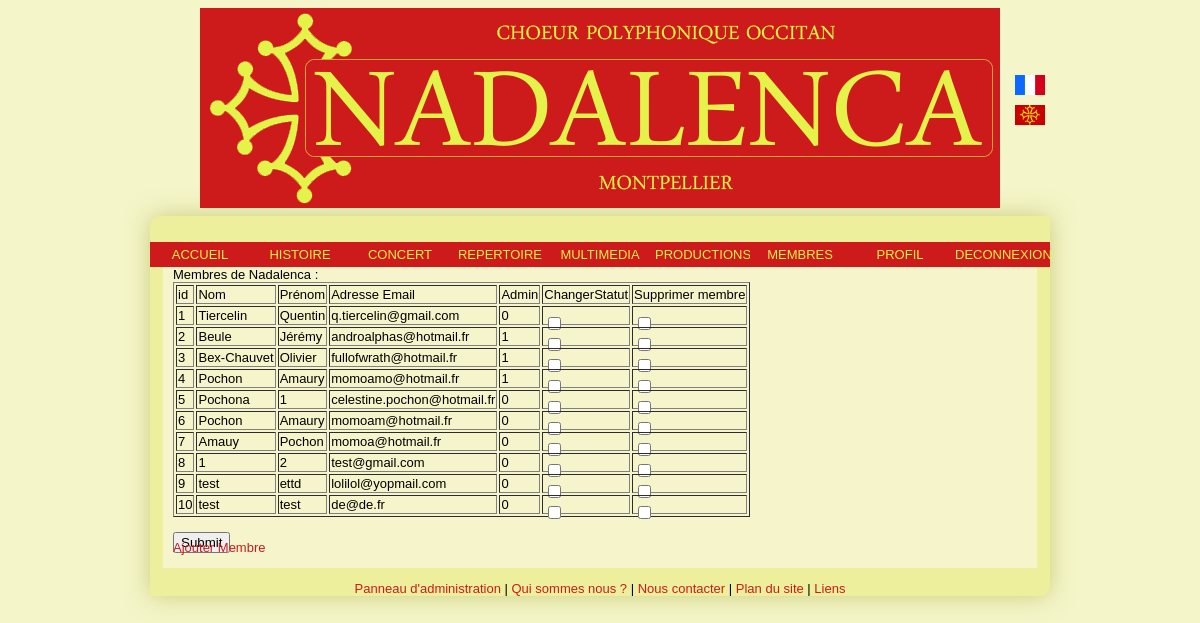
/Controleur/controlMembres.php (signed in), run on the app's committed database.
### tables this page shows
CREATE TABLE IF NOT EXISTS `utilisateur` (
  `id` int(11) NOT NULL AUTO_INCREMENT,
  `nom` varchar(255) NOT NULL,
  `prenom` varchar(255) NOT NULL,
  `email` varchar(255) NOT NULL,
  `mdp` varchar(255) NOT NULL,
  `statut` varchar(255) NOT NULL,
  `admin` tinyint(1) NOT NULL,
  `adresseP` varchar(255) NOT NULL,
  `codeP` varchar(255) NOT NULL,
  `ville` varchar(255) NOT NULL,
  `numtelF` varchar(14) NOT NULL,
  `numtelM` varchar(14) NOT NULL,
  `voix` varchar(255) NOT NULL,
  PRIMARY KEY (`id`),
  UNIQUE KEY `id` (`id`)
);

### Vue/viewMembreAdmin.php (the view)
Membres de Nadalenca :
		<table border = "1">
			<tr>
				<td>id</td>
				<td>Nom</td>
				<td>Prénom</td>
				<td>Adresse Email</td>
				<td>Admin</td>
				<td>ChangerStatut</td>
				<td>Supprimer membre</td>
	<form action='controlMembresAdmin.php' method='post'>
	<?php
	while ($tuple = mysql_fetch_array($res))
	{
		echo"<tr>"
				."<td>".$tuple['id']."</td>"
				."<td>".$tuple['nom']."</td>"
				."<td>".$tuple['prenom']."</td>"
				."<td>".$tuple['email']."</td>"
				."<td>".$tuple['admin']."</td>"
				."<td>"."<input type='checkbox' name='email[]' value='$tuple[email]'/>"."</td>"
				."<td>"."<input type='checkbox' name='idDelete[]' value='$tuple[id]'/>"."</td>"
			."</tr>";
	}
		echo "</table><br/>";
	?>
	<input type ='submit'  value ='Submit' > </form>
	<a href="./controlAddMembres.php"> Ajouter Membre </a>

### style.css (style rules this page uses)
html { text-align: justify; font-family: sans-serif; font-size: small; background-color: #f4f5c8; }
label, input { display: block; }
input { margin-bottom: -1em; }
a:link, a:visited, a:hover { text-decoration: none; color: #cd1b1b; }

### data on the page
utilisateur: id "1", nom "Tiercelin", prenom "Quentin", email "q.tiercelin@gmail.com", admin "0"
utilisateur: id "2", nom "Beule", prenom "Jérémy", email "androalphas@hotmail.fr", admin "1"
utilisateur: id "3", nom "Bex-Chauvet", prenom "Olivier", email "fullofwrath@hotmail.fr", admin "1"
utilisateur: id "4", nom "Pochon", prenom "Amaury", email "momoamo@hotmail.fr", admin "1"
utilisateur: id "5", nom "Pochona", prenom "1", email "celestine.pochon@hotmail.fr", admin "0"
utilisateur: id "6", nom "Pochon", prenom "Amaury", email "momoam@hotmail.fr", admin "0"
utilisateur: id "7", nom "Amauy", prenom "Pochon", email "momoa@hotmail.fr", admin "0"
utilisateur: id "8", nom "1", prenom "2", email "test@gmail.com", admin "0"
utilisateur: id "9", nom "test", prenom "ettd", email "lolilol@yopmail.com", admin "0"
utilisateur: id "10", nom "test", prenom "test", email "de@de.fr", admin "0"
